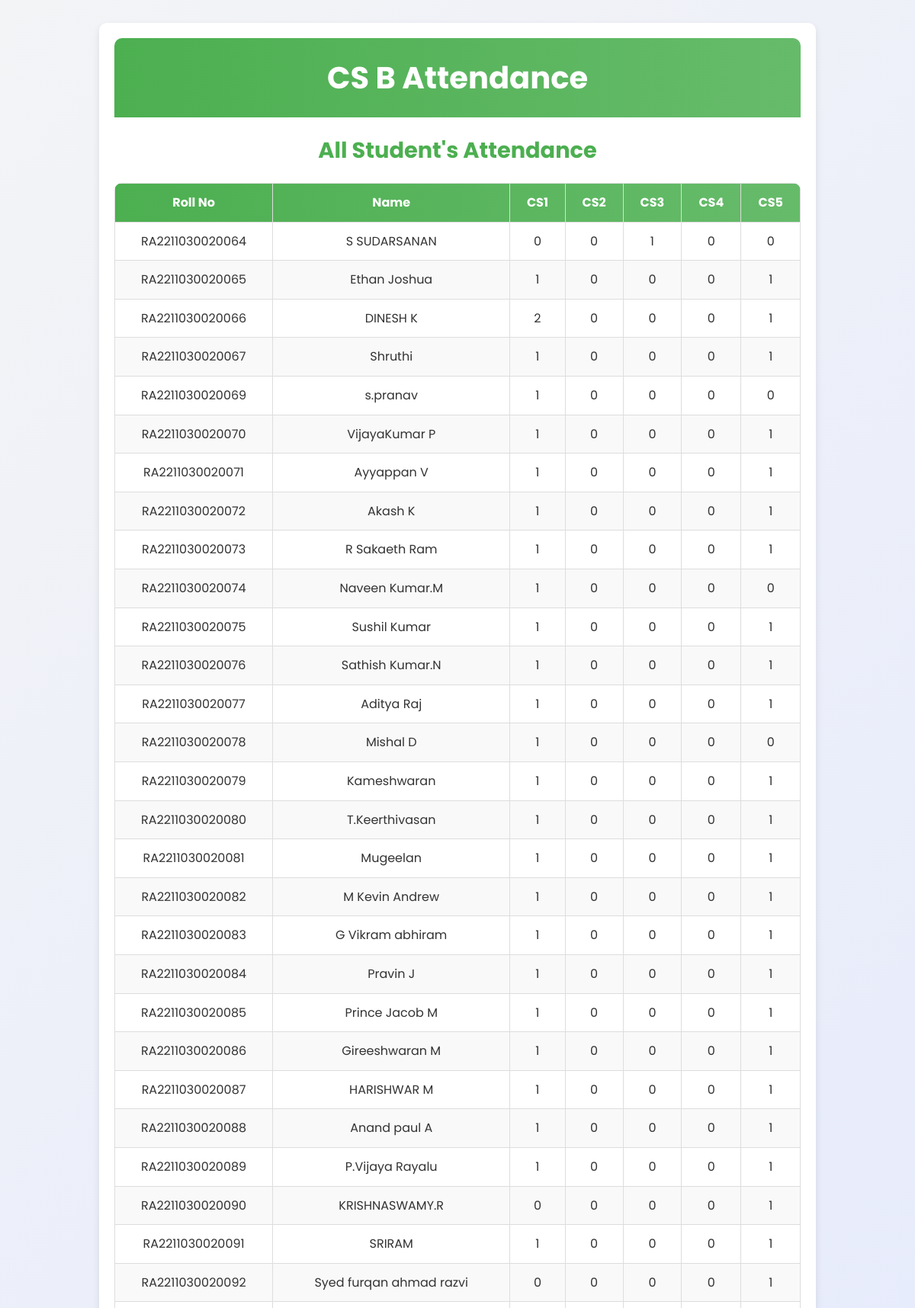
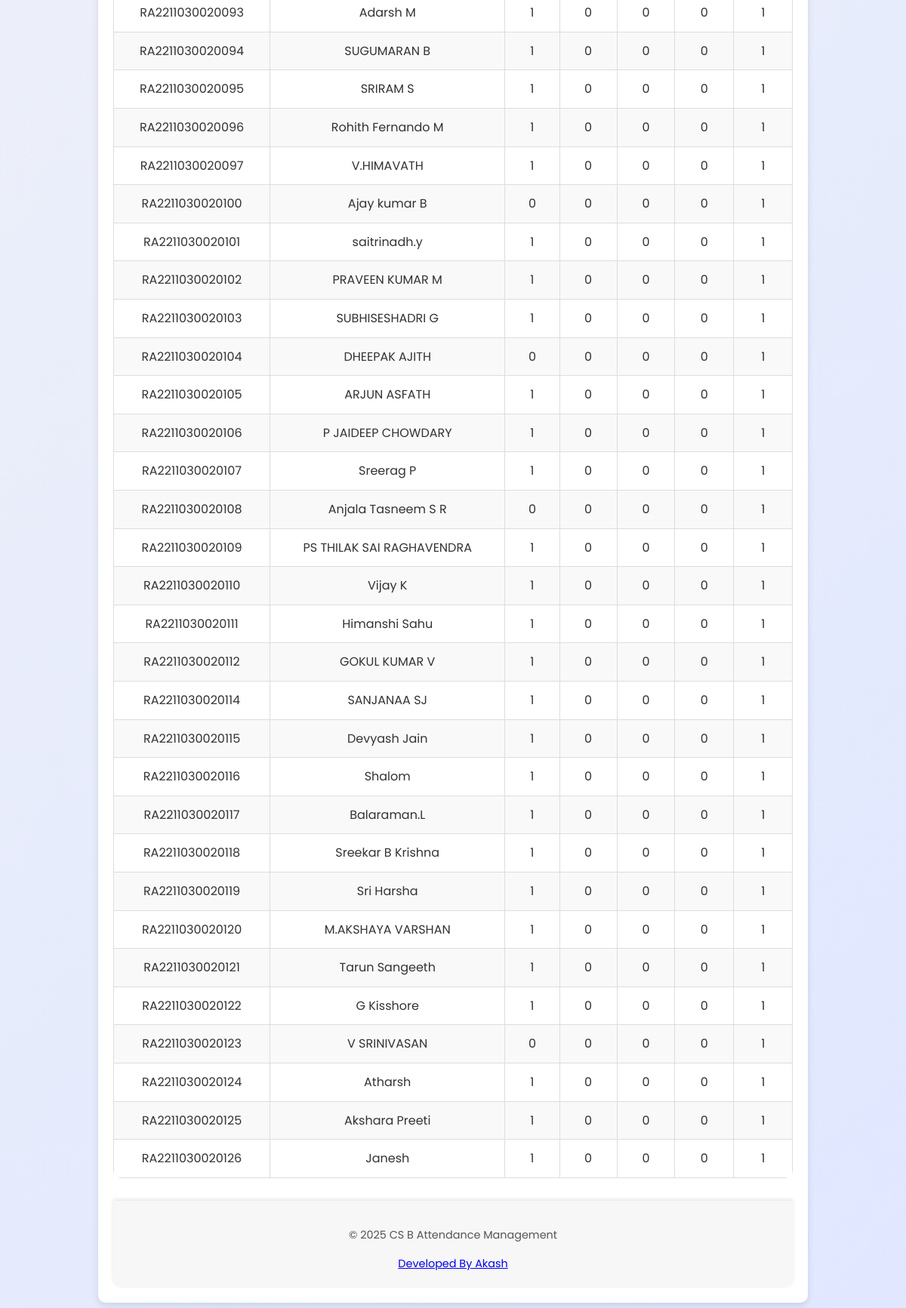
/fetch_attendance, run on an earlier commit of the app's database (2 pictures, top to bottom).
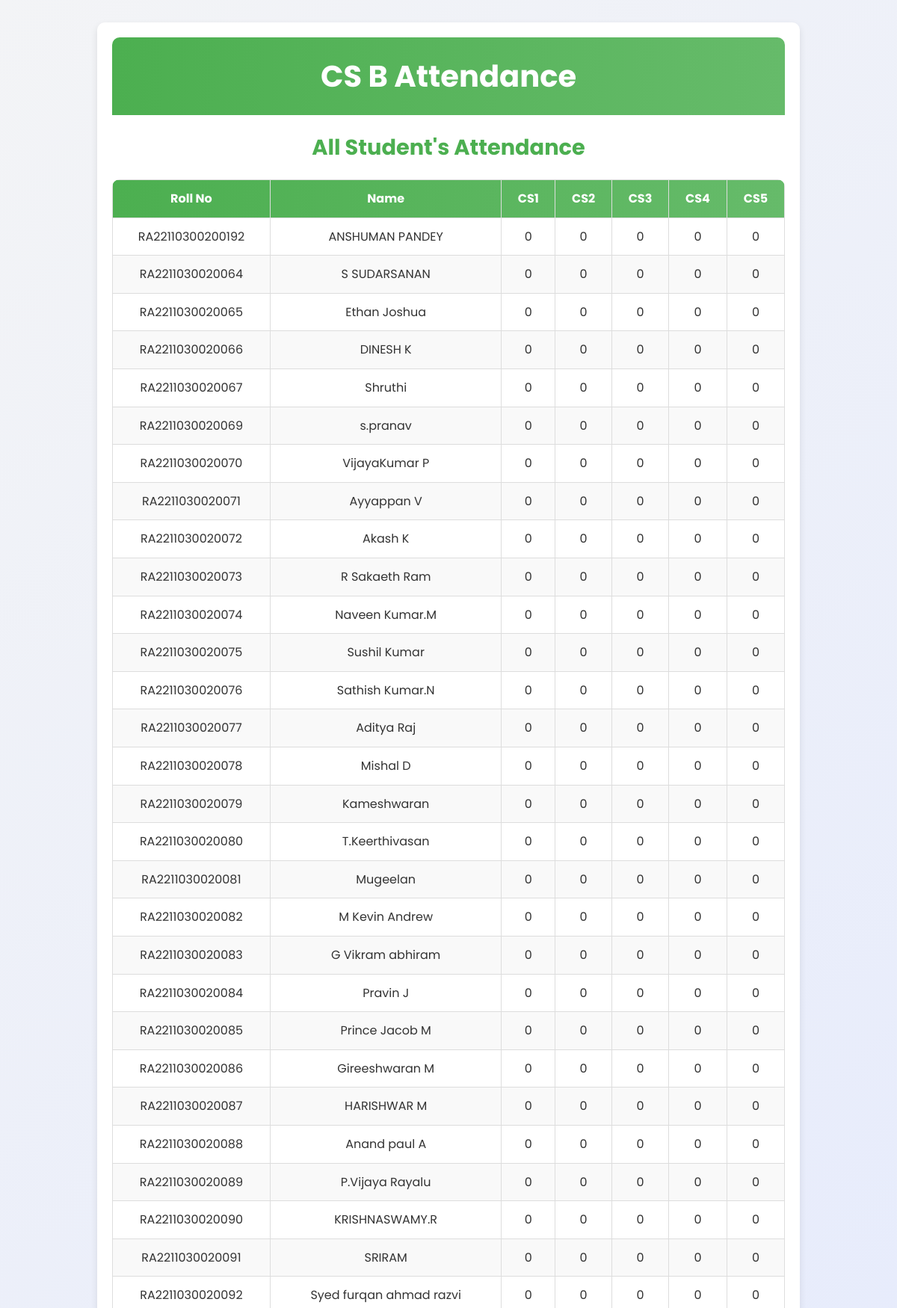
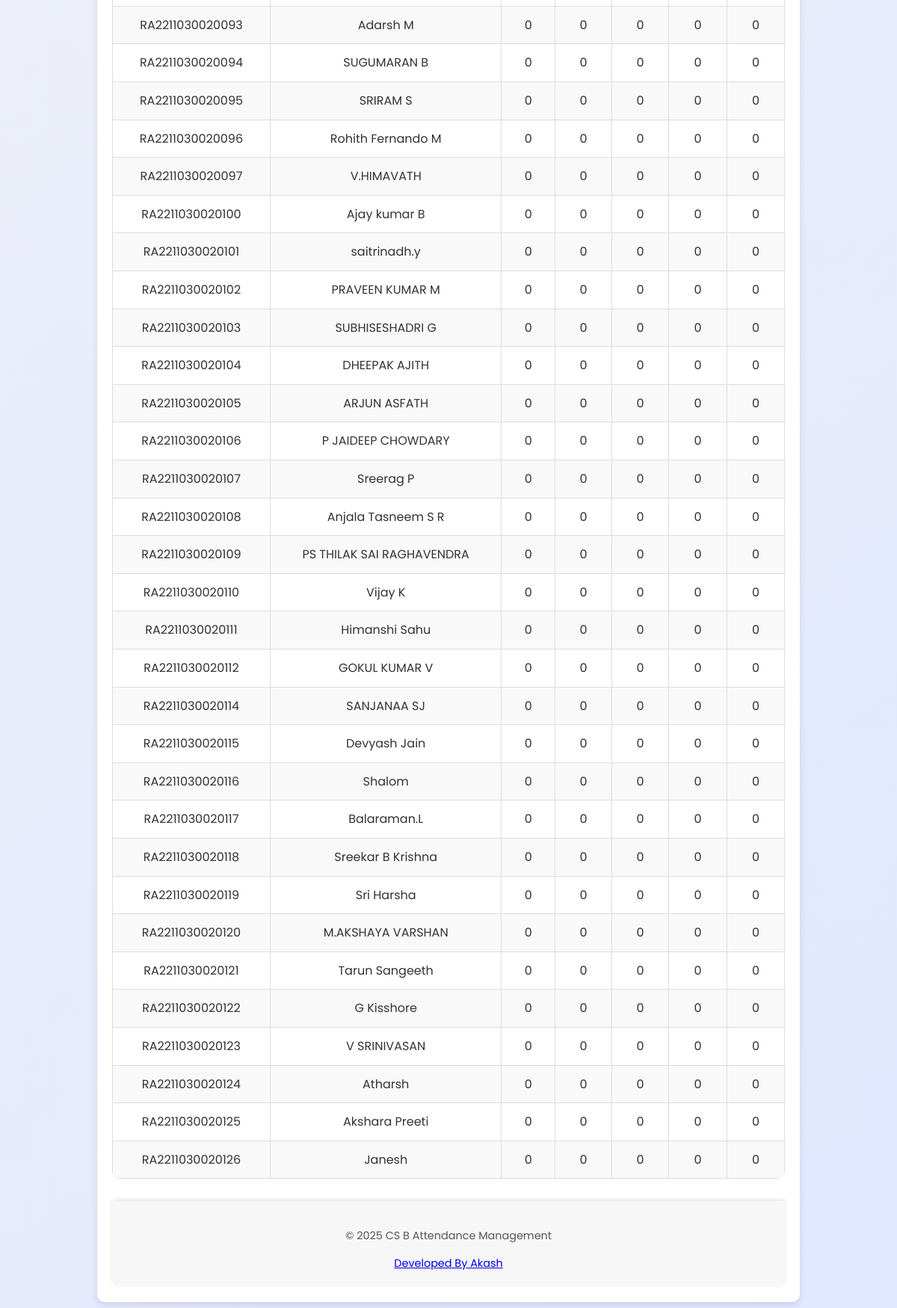
And on a later commit of the database (2 pictures, top to bottom).
### tables this page shows
CREATE TABLE "ATTENDANCE" (
	"rollno"	TEXT,
	"name"	TEXT,
	"email"	TEXT,
	"cs1"	INTEGER NOT NULL,
	"cs2"	INTEGER NOT NULL,
	"cs3"	INTEGER NOT NULL,
	"cs4"	INTEGER NOT NULL,
	"cs5"	INTEGER NOT NULL,
	PRIMARY KEY("rollno")
);

### app.py (the view)
@app.route("/fetch_attendance", methods=["GET"])
def fetch_attendance():
    connection = get_db()
    fetcher = Fetch(connection)
    all_rolls = fetcher.fetch_all_rolls()
    attendance_data = []
    for rollno in all_rolls:
        student_data = fetcher.fetch_all_attendance(rollno)
        attendance_data.append({
            "rollno": rollno,
            "name": student_data[1],  # Assuming name is in the 2nd column
            "attendance": student_data[3:8]  # Assuming attendance starts from the 3rd column
        })
    return render_template("view_attendance.html", attendance_data=attendance_data)

### app.py (called while the page is built)
def get_db():
    if "db" not in g:
        g.db = sq.connect("student.db")
    return g.db

### assets.py (called while the page is built)
    def fetch_all_attendance(self, roll):
        cur = self.connection.cursor()
        cur.execute(f"SELECT * FROM ATTENDANCE where rollno = ?", (roll,))
        x = cur.fetchone()
        x = [i for i in x]
        return x

    def fetch_all_rolls(self):
        cur = self.connection.cursor()
        cur.execute(f"SELECT rollno FROM ATTENDANCE")
        x = cur.fetchall()
        x = [i[0] for i in x]
        return x

### templates/view_attendance.html (shortened to what this page needs)
<!DOCTYPE html>
<html lang="en">
<head>
    <link rel="stylesheet" href="{{ url_for('static', filename='attendance.css') }}">
</head>
<body>
    <div class="container">
        <header class="header">
            <h1>CS B Attendance</h1>
        </header>
        <section class="attendance-section">
            <h2>All Student's Attendance</h2>
            <table>
                <thead>
                    <tr>
                        <th>Roll No</th>
                        <th>Name</th>
                        <th>CS1</th>
                        <th>CS2</th>
                        <th>CS3</th>
                        <th>CS4</th>
                        <th>CS5</th>
                    </tr>
                </thead>
                <tbody>
                    {% for student in attendance_data %}
                    <tr>
                        <td>{{ student.rollno }}</td>
                        <td>{{ student.name }}</td>
                        {% for attendance in student.attendance %}
                        <td>{{ attendance }}</td>
                        {% endfor %}
                    </tr>
                    {% endfor %}
                </tbody>
            </table>
        </section>
        <footer>
            <p>&copy; 2025 CS B Attendance Management</p>
            <a href="https://www.github.com/AkiTheMemeGod/">Developed By Akash</a>
        </footer>
    </div>
</body>
</html>

### static/attendance.css (style rules this page uses)
body { font-family: 'Poppins', sans-serif; background: linear-gradient(135deg, #f3f4f6, #e0e7ff); color: #333; margin: 0; padding: 0; line-height: 1.6; }
.container { max-width: 900px; margin: 30px auto; padding: 20px; background: white; box-shadow: 0 4px 10px rgba(0, 0, 0, 0.1); border-radius: 10px; overflow: hidden; }
.header { text-align: center; padding: 20px 0; background: linear-gradient(90deg, #4CAF50, #66bb6a); color: white; border-radius: 10px 10px 0 0; }
h1 { font-size: 2.5rem; font-weight: bold; margin: 0; }
h2 { font-size: 1.8rem; color: #4CAF50; text-align: center; margin: 20px 0; }
.attendance-section table { width: 100%; border-collapse: collapse; margin-top: 20px; border-radius: 10px; overflow: hidden; }
.attendance-section table thead { background: linear-gradient(90deg, #4CAF50, #66bb6a); color: white; }
.attendance-section table th, .attendance-section table td { padding: 12px 15px; text-align: center; border: 1px solid #ddd; font-size: 1rem; }
.attendance-section table tr:nth-child(even) { background: #f9f9f9; }
footer { text-align: center; padding: 20px 0; font-size: 0.9rem; color: #555; margin-top: 30px; background: #f7f7f7; border-radius: 0 0 10px 10px; box-shadow: 0 -2px 5px rgba(0, 0, 0, 0.1); }

What changed in the data, as far as the page shows it:
added ATTENDANCE: rollno "RA22110300200192", name "ANSHUMAN PANDEY"
Also different on the page:
new list line: "0 0 0 0 0"
list line gone: "1"
new list line: "0"
list line gone: "1 1"
new list line: "0 0"
list line gone: "2 1"
